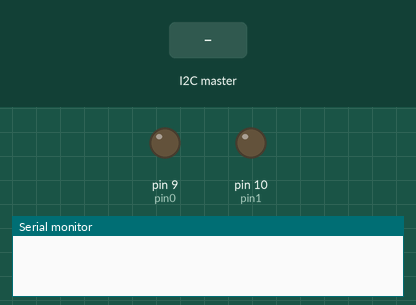
The sketch below on a simulated Arduino Uno, built with avr-gcc and run on an emulated ATmega328P. On the bench: output pins drawn as LEDs (lit = HIGH), the last lines printed to the serial monitor. The inputs (shaded band) are chosen by the test bench.

Above: at 1.2 s.
1.3 s: the I2C master sends the byte 0
At 1.8 s:
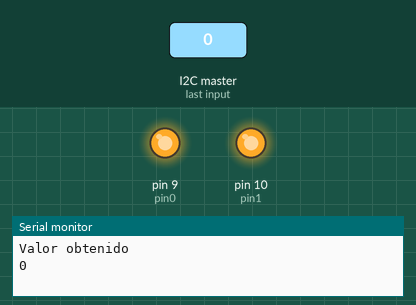
2.8 s: the I2C master sends the byte 2
At 4.0 s:
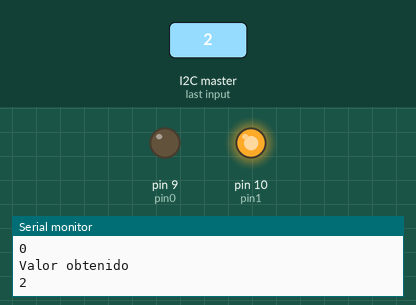
4.3 s: the I2C master sends the byte 1
At 5.3 s:
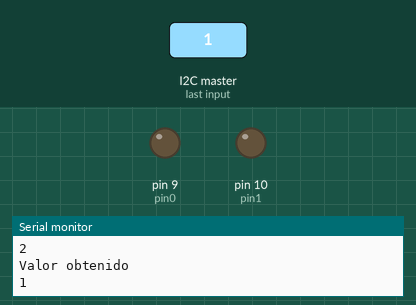
5.8 s: the I2C master sends the byte 90
At 6.4 s:
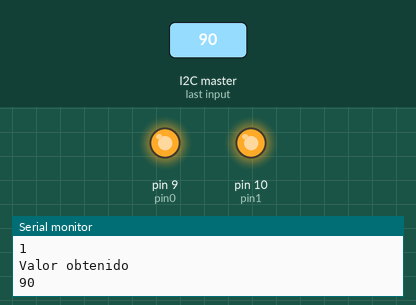
Timing chart, 0 to 8.3 s (numbered marks = the images above; inputs shaded):
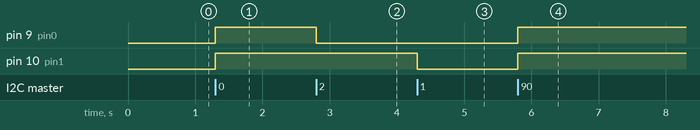

Measured:
- after the input at 1.3 s, pin 9 (pin0), pin 10 (pin1): LOW → HIGH at once
- after the input at 2.8 s, pin 9 (pin0): HIGH → LOW at once
- after the input at 4.3 s, pin 10 (pin1): HIGH → LOW at once
- after the input at 5.8 s, pin 9 (pin0), pin 10 (pin1): LOW → HIGH at once

The sketch:

i2c.ino
```cpp
#include "Wire.h" //añadimos libreria para emplear protocolo i2c

int esclavo_1 = 8;

int pin0 = 9;//1A en puente H
int pin1 = 10;//2A en puente H

void setup() {
  Serial.begin(9600);
  pinMode(pin0, OUTPUT);
  pinMode(pin1, OUTPUT);
  Wire.available(); //- an ́aloga a la funci ́on deSerial
  Wire.begin(esclavo_1); //- funcion que se debe llamar una vez con el numero del esclavo
  Wire.onReceive(recibeTransmision); //- registra la funci ́on que se va a llamar al recibir una transmisíon
  Wire.onRequest(enviaTransmision); //- registra la funci ́on que se va a llamar al tener una solicitud de transmisi ́on


  //Wire.write(data); //- an ́aloga a la funci ́on deSerial
}


int d = 1000;
void loop() {


}

void recibeTransmision(){
  int b1=0;
  int b0=0;
  int x = Wire.read(); //- an ́aloga a la funci ́on deSerial
  Serial.println("Valor obtenido");
  Serial.println(x);
  if(x==1){
    b1=0;
    b0=0;
  }else{
    if(x==2){
      b1=0;
      b0=1;
    }else{
      if(x==3){
        b1=1;
        b0=0;
      }else{
        b1 = 1;
        b0=1;
      }
    }
  }
  if(b1==b0){//se activan los frenos
    if(b0==0){
      //freno pasivo
      digitalWrite(pin0,LOW);
      digitalWrite(pin1,LOW);
    }else{
      //freno activo
      digitalWrite(pin0,HIGH);
      digitalWrite(pin1, HIGH);
    }
  }else{//se activan las rotaciones
    if(b0==1){
      //rota en sentido de las manecillas
      digitalWrite(pin0,LOW);
      digitalWrite(pin1,HIGH);
    }else{
      //rota en sentido contrario de las manecillas
      digitalWrite(pin0,HIGH);
      digitalWrite(pin1,LOW);
    }
  }
  delay(2000);
}

void enviaTransmision(){

}
```
